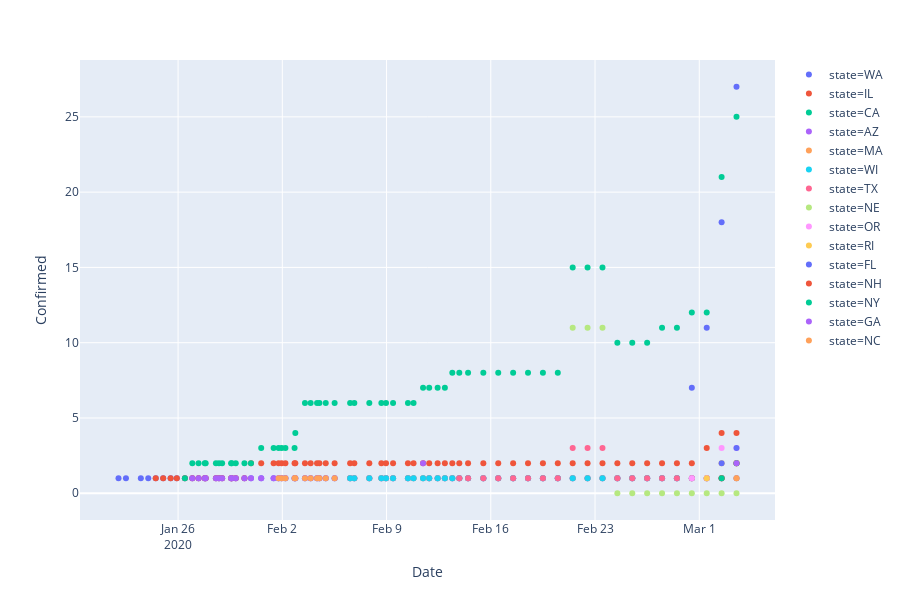

Notebook code cell kept with this figure:
### Code cell
px.scatter(us_agg, x="Date", y="Confirmed", color="state")

### Figure 1 — Plotly figure (JSON) as saved in the notebook; plotly's stock layout.template omitted (floating-point values rounded to 4 significant figures)
{"data": [{"hoverlabel": {"namelength": 0}, "hovertemplate": "state=WA<br>Date=%{x}<br>Confirmed=%{y}", "legendgroup": "state=WA", "marker": {"color": "#636efa", "symbol": "circle"}, "mode": "markers", "name": "state=WA", "showlegend": true, "type": "scatter", "x": ["2020-01-22T00:00:00", "2020-01-22T12:00:00", "2020-01-23T12:00:00", "2020-01-24T00:00:00", "2020-01-24T12:00:00", "2020-01-25T00:00:00", "2020-01-25T12:00:00", "2020-01-25T22:00:00", "2020-01-26T11:00:00", "2020-01-26T23:00:00", "2020-01-27T09:00:00", "2020-01-27T19:00:00", "2020-01-27T20:30:00", "2020-01-28T13:00:00", "2020-01-28T18:00:00", "2020-01-28T23:00:00", "2020-01-29T13:30:00", "2020-01-29T14:30:00", "2020-01-29T21:00:00", "2020-01-30T11:00:00", "2020-01-30T21:30:00", "2020-01-31T14:00:00", "2020-02-01T10:00:00", "2020-02-01T18:00:00", "2020-02-01T23:00:00", "2020-02-02T05:00:00", "2020-02-02T19:45:00", "2020-02-02T21:00:00", "2020-02-03T12:30:00", "2020-02-03T21:40:00", "2020-02-04T08:00:00", "2020-02-04T11:50:00", "2020-02-04T22:00:00", "2020-02-05T12:20:00", "2020-02-06T13:18:00", "2020-02-06T20:05:00", "2020-02-07T20:13:00", "2020-02-08T15:40:00", "2020-02-08T23:09:00", "2020-02-09T10:30:00", "2020-02-10T10:30:00", "2020-02-10T19:30:00", "2020-02-11T10:50:00", "2020-02-11T20:44:00", "2020-02-12T10:20:00", "2020-02-12T22:00:00", "2020-02-13T10:00:00", "2020-02-13T21:15:00", "2020-02-14T11:23:00", "2020-02-15T12:00:00", "2020-02-16T12:00:00", "2020-02-17T12:00:00", "2020-02-18T12:00:00", "2020-02-19T12:00:00", "2020-02-20T12:00:00", "2020-02-21T12:00:00", "2020-02-22T12:00:00", "2020-02-23T12:00:00", "2020-02-24T12:00:00", "2020-02-25T12:00:00", "2020-02-26T12:00:00", "2020-02-27T12:00:00", "2020-02-28T12:00:00", "2020-02-29T12:00:00", "2020-03-01T12:00:00", "2020-03-02T12:00:00", "2020-03-03T12:00:00"], "xaxis": "x", "y": [1, 1, 1, 1, 1, 1, 1, 1, 1, 1, 1, 1, 1, 1, 1, 1, 1, 1, 1, 1, 1, 1, 1, 1, 1, 1, 1, 1, 1, 1, 1, 1, 1, 1, 1, 1, 1, 1, 1, 1, 1, 1, 1, 1, 1, 1, 1, 1, 1, 1, 1, 1, 1, 1, 1, 1, 1, 1, 1, 1, 1, 1, 1, 7, 11, 18, 27], "yaxis": "y"}, {"hoverlabel": {"namelength": 0}, "hovertemplate": "state=IL<br>Date=%{x}<br>Confirmed=%{y}", "legendgroup": "state=IL", "marker": {"color": "#EF553B", "symbol": "circle"}, "mode": "markers", "name": "state=IL", "showlegend": true, "type": "scatter", "x": ["2020-01-24T12:00:00", "2020-01-25T00:00:00", "2020-01-25T12:00:00", "2020-01-25T22:00:00", "2020-01-26T11:00:00", "2020-01-26T23:00:00", "2020-01-27T09:00:00", "2020-01-27T19:00:00", "2020-01-27T20:30:00", "2020-01-28T13:00:00", "2020-01-28T18:00:00", "2020-01-28T23:00:00", "2020-01-29T13:30:00", "2020-01-29T14:30:00", "2020-01-29T21:00:00", "2020-01-30T11:00:00", "2020-01-30T21:30:00", "2020-01-31T14:00:00", "2020-02-01T10:00:00", "2020-02-01T18:00:00", "2020-02-01T23:00:00", "2020-02-02T05:00:00", "2020-02-02T19:45:00", "2020-02-02T21:00:00", "2020-02-03T12:30:00", "2020-02-03T21:40:00", "2020-02-04T08:00:00", "2020-02-04T11:50:00", "2020-02-04T22:00:00", "2020-02-05T12:20:00", "2020-02-06T13:18:00", "2020-02-06T20:05:00", "2020-02-07T20:13:00", "2020-02-08T15:40:00", "2020-02-08T23:09:00", "2020-02-09T10:30:00", "2020-02-10T10:30:00", "2020-02-10T19:30:00", "2020-02-11T10:50:00", "2020-02-11T20:44:00", "2020-02-12T10:20:00", "2020-02-12T22:00:00", "2020-02-13T10:00:00", "2020-02-13T21:15:00", "2020-02-14T11:23:00", "2020-02-15T12:00:00", "2020-02-16T12:00:00", "2020-02-17T12:00:00", "2020-02-18T12:00:00", "2020-02-19T12:00:00", "2020-02-20T12:00:00", "2020-02-21T12:00:00", "2020-02-22T12:00:00", "2020-02-23T12:00:00", "2020-02-24T12:00:00", "2020-02-25T12:00:00", "2020-02-26T12:00:00", "2020-02-27T12:00:00", "2020-02-28T12:00:00", "2020-02-29T12:00:00", "2020-03-01T12:00:00", "2020-03-02T12:00:00", "2020-03-03T12:00:00"], "xaxis": "x", "y": [1, 1, 1, 1, 1, 1, 1, 1, 1, 1, 1, 1, 1, 1, 1, 1, 2, 2, 2, 2, 2, 2, 2, 2, 2, 2, 2, 2, 2, 2, 2, 2, 2, 2, 2, 2, 2, 2, 2, 2, 2, 2, 2, 2, 2, 2, 2, 2, 2, 2, 2, 2, 2, 2, 2, 2, 2, 2, 2, 2, 3, 4, 4], "yaxis": "y"}, {"hoverlabel": {"namelength": 0}, "hovertemplate": "state=CA<br>Date=%{x}<br>Confirmed=%{y}", "legendgroup": "state=CA", "marker": {"color": "#00cc96", "symbol": "circle"}, "mode": "markers", "name": "state=CA", "showlegend": true, "type": "scatter", "x": ["2020-01-26T11:00:00", "2020-01-26T23:00:00", "2020-01-27T09:00:00", "2020-01-27T19:00:00", "2020-01-27T20:30:00", "2020-01-28T13:00:00", "2020-01-28T18:00:00", "2020-01-28T23:00:00", "2020-01-29T13:30:00", "2020-01-29T14:30:00", "2020-01-29T21:00:00", "2020-01-30T11:00:00", "2020-01-30T21:30:00", "2020-01-31T14:00:00", "2020-02-01T10:00:00", "2020-02-01T18:00:00", "2020-02-01T23:00:00", "2020-02-02T05:00:00", "2020-02-02T19:45:00", "2020-02-02T21:00:00", "2020-02-03T12:30:00", "2020-02-03T21:40:00", "2020-02-04T08:00:00", "2020-02-04T11:50:00", "2020-02-04T22:00:00", "2020-02-05T12:20:00", "2020-02-06T13:18:00", "2020-02-06T20:05:00", "2020-02-07T20:13:00", "2020-02-08T15:40:00", "2020-02-08T23:09:00", "2020-02-09T10:30:00", "2020-02-10T10:30:00", "2020-02-10T19:30:00", "2020-02-11T10:50:00", "2020-02-11T20:44:00", "2020-02-12T10:20:00", "2020-02-12T22:00:00", "2020-02-13T10:00:00", "2020-02-13T21:15:00", "2020-02-14T11:23:00", "2020-02-15T12:00:00", "2020-02-16T12:00:00", "2020-02-17T12:00:00", "2020-02-18T12:00:00", "2020-02-19T12:00:00", "2020-02-20T12:00:00", "2020-02-21T12:00:00", "2020-02-22T12:00:00", "2020-02-23T12:00:00", "2020-02-24T12:00:00", "2020-02-25T12:00:00", "2020-02-26T12:00:00", "2020-02-27T12:00:00", "2020-02-28T12:00:00", "2020-02-29T12:00:00", "2020-03-01T12:00:00", "2020-03-02T12:00:00", "2020-03-03T12:00:00"], "xaxis": "x", "y": [1, 2, 2, 2, 2, 2, 2, 2, 2, 2, 2, 2, 2, 3, 3, 3, 3, 3, 3, 4, 6, 6, 6, 6, 6, 6, 6, 6, 6, 6, 6, 6, 6, 6, 7, 7, 7, 7, 8, 8, 8, 8, 8, 8, 8, 8, 8, 15, 15, 15, 10, 10, 10, 11, 11, 12, 12, 21, 25], "yaxis": "y"}, {"hoverlabel": {"namelength": 0}, "hovertemplate": "state=AZ<br>Date=%{x}<br>Confirmed=%{y}", "legendgroup": "state=AZ", "marker": {"color": "#ab63fa", "symbol": "circle"}, "mode": "markers", "name": "state=AZ", "showlegend": true, "type": "scatter", "x": ["2020-01-26T23:00:00", "2020-01-27T09:00:00", "2020-01-27T19:00:00", "2020-01-27T20:30:00", "2020-01-28T13:00:00", "2020-01-28T18:00:00", "2020-01-28T23:00:00", "2020-01-29T13:30:00", "2020-01-29T14:30:00", "2020-01-29T21:00:00", "2020-01-30T11:00:00", "2020-01-30T21:30:00", "2020-01-31T14:00:00", "2020-02-01T10:00:00", "2020-02-01T18:00:00", "2020-02-01T23:00:00", "2020-02-02T05:00:00", "2020-02-02T19:45:00", "2020-02-02T21:00:00", "2020-02-03T12:30:00", "2020-02-03T21:40:00", "2020-02-04T08:00:00", "2020-02-04T11:50:00", "2020-02-04T22:00:00", "2020-02-05T12:20:00", "2020-02-06T13:18:00", "2020-02-06T20:05:00", "2020-02-07T20:13:00", "2020-02-08T15:40:00", "2020-02-08T23:09:00", "2020-02-09T10:30:00", "2020-02-10T10:30:00", "2020-02-11T10:50:00", "2020-02-11T20:44:00", "2020-02-12T10:20:00", "2020-02-12T22:00:00", "2020-02-13T10:00:00", "2020-02-13T21:15:00", "2020-02-14T11:23:00", "2020-02-15T12:00:00", "2020-02-16T12:00:00", "2020-02-17T12:00:00", "2020-02-18T12:00:00", "2020-02-19T12:00:00", "2020-02-20T12:00:00", "2020-02-21T12:00:00", "2020-02-22T12:00:00", "2020-02-23T12:00:00", "2020-02-24T12:00:00", "2020-02-25T12:00:00", "2020-02-26T12:00:00", "2020-02-27T12:00:00", "2020-02-28T12:00:00", "2020-02-29T12:00:00", "2020-03-01T12:00:00", "2020-03-02T12:00:00", "2020-03-03T12:00:00"], "xaxis": "x", "y": [1, 1, 1, 1, 1, 1, 1, 1, 1, 1, 1, 1, 1, 1, 1, 1, 1, 1, 1, 1, 1, 1, 1, 1, 1, 1, 1, 1, 1, 1, 1, 1, 2, 1, 1, 1, 1, 1, 1, 1, 1, 1, 1, 1, 1, 1, 1, 1, 1, 1, 1, 1, 1, 1, 1, 1, 2], "yaxis": "y"}, {"hoverlabel": {"namelength": 0}, "hovertemplate": "state=MA<br>Date=%{x}<br>Confirmed=%{y}", "legendgroup": "state=MA", "marker": {"color": "#FFA15A", "symbol": "circle"}, "mode": "markers", "name": "state=MA", "showlegend": true, "type": "scatter", "x": ["2020-02-01T18:00:00", "2020-02-01T23:00:00", "2020-02-02T05:00:00", "2020-02-02T19:45:00", "2020-02-02T21:00:00", "2020-02-03T12:30:00", "2020-02-03T21:40:00", "2020-02-04T08:00:00", "2020-02-04T11:50:00", "2020-02-04T22:00:00", "2020-02-05T12:20:00", "2020-02-06T13:18:00", "2020-02-06T20:05:00", "2020-02-07T20:13:00", "2020-02-08T15:40:00", "2020-02-08T23:09:00", "2020-02-09T10:30:00", "2020-02-10T10:30:00", "2020-02-10T19:30:00", "2020-02-11T10:50:00", "2020-02-11T20:44:00", "2020-02-12T10:20:00", "2020-02-12T22:00:00", "2020-02-13T10:00:00", "2020-02-13T21:15:00", "2020-02-14T11:23:00", "2020-02-15T12:00:00", "2020-02-16T12:00:00", "2020-02-17T12:00:00", "2020-02-18T12:00:00", "2020-02-19T12:00:00", "2020-02-20T12:00:00", "2020-02-21T12:00:00", "2020-02-22T12:00:00", "2020-02-23T12:00:00", "2020-02-24T12:00:00", "2020-02-25T12:00:00", "2020-02-26T12:00:00", "2020-02-27T12:00:00", "2020-02-28T12:00:00", "2020-02-29T12:00:00", "2020-03-01T12:00:00", "2020-03-02T12:00:00", "2020-03-03T12:00:00"], "xaxis": "x", "y": [1, 1, 1, 1, 1, 1, 1, 1, 1, 1, 1, 1, 1, 1, 1, 1, 1, 1, 1, 1, 1, 1, 1, 1, 1, 1, 1, 1, 1, 1, 1, 1, 1, 1, 1, 1, 1, 1, 1, 1, 1, 1, 1, 2], "yaxis": "y"}, {"hoverlabel": {"namelength": 0}, "hovertemplate": "state=WI<br>Date=%{x}<br>Confirmed=%{y}", "legendgroup": "state=WI", "marker": {"color": "#19d3f3", "symbol": "circle"}, "mode": "markers", "name": "state=WI", "showlegend": true, "type": "scatter", "x": ["2020-02-06T13:18:00", "2020-02-06T20:05:00", "2020-02-07T20:13:00", "2020-02-08T15:40:00", "2020-02-08T23:09:00", "2020-02-09T10:30:00", "2020-02-10T10:30:00", "2020-02-10T19:30:00", "2020-02-11T10:50:00", "2020-02-11T20:44:00", "2020-02-12T10:20:00", "2020-02-12T22:00:00", "2020-02-13T10:00:00", "2020-02-13T21:15:00", "2020-02-14T11:23:00", "2020-02-15T12:00:00", "2020-02-16T12:00:00", "2020-02-17T12:00:00", "2020-02-18T12:00:00", "2020-02-19T12:00:00", "2020-02-20T12:00:00", "2020-02-21T12:00:00", "2020-02-22T12:00:00", "2020-02-23T12:00:00", "2020-02-24T12:00:00", "2020-02-25T12:00:00", "2020-02-26T12:00:00", "2020-02-27T12:00:00", "2020-02-28T12:00:00", "2020-02-29T12:00:00", "2020-03-01T12:00:00", "2020-03-02T12:00:00", "2020-03-03T12:00:00"], "xaxis": "x", "y": [1, 1, 1, 1, 1, 1, 1, 1, 1, 1, 1, 1, 1, 1, 1, 1, 1, 1, 1, 1, 1, 1, 1, 1, 1, 1, 1, 1, 1, 1, 1, 1, 1], "yaxis": "y"}, {"hoverlabel": {"namelength": 0}, "hovertemplate": "state=TX<br>Date=%{x}<br>Confirmed=%{y}", "legendgroup": "state=TX", "marker": {"color": "#FF6692", "symbol": "circle"}, "mode": "markers", "name": "state=TX", "showlegend": true, "type": "scatter", "x": ["2020-02-13T21:15:00", "2020-02-14T11:23:00", "2020-02-15T12:00:00", "2020-02-16T12:00:00", "2020-02-17T12:00:00", "2020-02-18T12:00:00", "2020-02-19T12:00:00", "2020-02-20T12:00:00", "2020-02-21T12:00:00", "2020-02-22T12:00:00", "2020-02-23T12:00:00", "2020-02-24T12:00:00", "2020-02-25T12:00:00", "2020-02-26T12:00:00", "2020-02-27T12:00:00", "2020-02-28T12:00:00", "2020-02-29T12:00:00", "2020-03-01T12:00:00", "2020-03-02T12:00:00", "2020-03-03T12:00:00"], "xaxis": "x", "y": [1, 1, 1, 1, 1, 1, 1, 1, 3, 3, 3, 1, 1, 1, 1, 1, 1, 1, 1, 1], "yaxis": "y"}, {"hoverlabel": {"namelength": 0}, "hovertemplate": "state=NE<br>Date=%{x}<br>Confirmed=%{y}", "legendgroup": "state=NE", "marker": {"color": "#B6E880", "symbol": "circle"}, "mode": "markers", "name": "state=NE", "showlegend": true, "type": "scatter", "x": ["2020-02-21T12:00:00", "2020-02-22T12:00:00", "2020-02-23T12:00:00", "2020-02-24T12:00:00", "2020-02-25T12:00:00", "2020-02-26T12:00:00", "2020-02-27T12:00:00", "2020-02-28T12:00:00", "2020-02-29T12:00:00", "2020-03-01T12:00:00", "2020-03-02T12:00:00", "2020-03-03T12:00:00"], "xaxis": "x", "y": [11, 11, 11, 0, 0, 0, 0, 0, 0, 0, 0, 0], "yaxis": "y"}, {"hoverlabel": {"namelength": 0}, "hovertemplate": "state=OR<br>Date=%{x}<br>Confirmed=%{y}", "legendgroup": "state=OR", "marker": {"color": "#FF97FF", "symbol": "circle"}, "mode": "markers", "name": "state=OR", "showlegend": true, "type": "scatter", "x": ["2020-02-29T12:00:00", "2020-03-01T12:00:00", "2020-03-02T12:00:00", "2020-03-03T12:00:00"], "xaxis": "x", "y": [1, 1, 3, 3], "yaxis": "y"}, {"hoverlabel": {"namelength": 0}, "hovertemplate": "state=RI<br>Date=%{x}<br>Confirmed=%{y}", "legendgroup": "state=RI", "marker": {"color": "#FECB52", "symbol": "circle"}, "mode": "markers", "name": "state=RI", "showlegend": true, "type": "scatter", "x": ["2020-03-01T12:00:00", "2020-03-02T12:00:00", "2020-03-03T12:00:00"], "xaxis": "x", "y": [1, 2, 2], "yaxis": "y"}, {"hoverlabel": {"namelength": 0}, "hovertemplate": "state=FL<br>Date=%{x}<br>Confirmed=%{y}", "legendgroup": "state=FL", "marker": {"color": "#636efa", "symbol": "circle"}, "mode": "markers", "name": "state=FL", "showlegend": true, "type": "scatter", "x": ["2020-03-02T12:00:00", "2020-03-03T12:00:00"], "xaxis": "x", "y": [2, 3], "yaxis": "y"}, {"hoverlabel": {"namelength": 0}, "hovertemplate": "state=NH<br>Date=%{x}<br>Confirmed=%{y}", "legendgroup": "state=NH", "marker": {"color": "#EF553B", "symbol": "circle"}, "mode": "markers", "name": "state=NH", "showlegend": true, "type": "scatter", "x": ["2020-03-02T12:00:00", "2020-03-03T12:00:00"], "xaxis": "x", "y": [1, 2], "yaxis": "y"}, {"hoverlabel": {"namelength": 0}, "hovertemplate": "state=NY<br>Date=%{x}<br>Confirmed=%{y}", "legendgroup": "state=NY", "marker": {"color": "#00cc96", "symbol": "circle"}, "mode": "markers", "name": "state=NY", "showlegend": true, "type": "scatter", "x": ["2020-03-02T12:00:00", "2020-03-03T12:00:00"], "xaxis": "x", "y": [1, 2], "yaxis": "y"}, {"hoverlabel": {"namelength": 0}, "hovertemplate": "state=GA<br>Date=%{x}<br>Confirmed=%{y}", "legendgroup": "state=GA", "marker": {"color": "#ab63fa", "symbol": "circle"}, "mode": "markers", "name": "state=GA", "showlegend": true, "type": "scatter", "x": ["2020-03-03T12:00:00"], "xaxis": "x", "y": [2], "yaxis": "y"}, {"hoverlabel": {"namelength": 0}, "hovertemplate": "state=NC<br>Date=%{x}<br>Confirmed=%{y}", "legendgroup": "state=NC", "marker": {"color": "#FFA15A", "symbol": "circle"}, "mode": "markers", "name": "state=NC", "showlegend": true, "type": "scatter", "x": ["2020-03-03T12:00:00"], "xaxis": "x", "y": [1], "yaxis": "y"}], "layout": {"height": 600, "legend": {"tracegroupgap": 0}, "margin": {"t": 60}, "xaxis": {"anchor": "y", "domain": [0, 1], "title": {"text": "Date"}}, "yaxis": {"anchor": "x", "domain": [0, 1], "title": {"text": "Confirmed"}}}}
